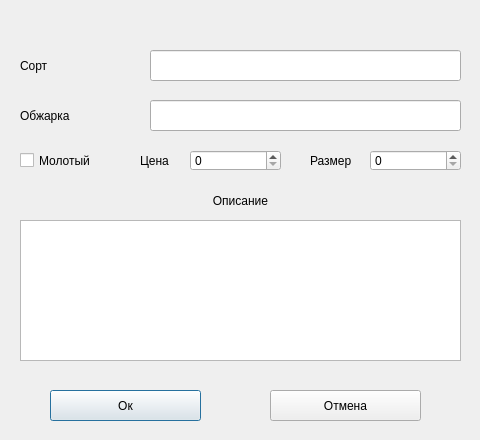
<?xml version="1.0" encoding="UTF-8"?>
<ui version="4.0">
 <class>Dialog</class>
 <widget class="QDialog" name="Dialog">
  <property name="geometry">
   <rect>
    <x>0</x>
    <y>0</y>
    <width>480</width>
    <height>440</height>
   </rect>
  </property>
  <property name="windowTitle">
   <string>Dialog</string>
  </property>
  <widget class="QLabel" name="label">
   <property name="geometry">
    <rect>
     <x>20</x>
     <y>50</y>
     <width>121</width>
     <height>31</height>
    </rect>
   </property>
   <property name="text">
    <string>Сорт</string>
   </property>
  </widget>
  <widget class="QLineEdit" name="line_edit_sort">
   <property name="geometry">
    <rect>
     <x>150</x>
     <y>50</y>
     <width>311</width>
     <height>31</height>
    </rect>
   </property>
  </widget>
  <widget class="QLabel" name="label_title">
   <property name="geometry">
    <rect>
     <x>0</x>
     <y>9</y>
     <width>481</width>
     <height>31</height>
    </rect>
   </property>
   <property name="font">
    <font>
     <pointsize>16</pointsize>
    </font>
   </property>
   <property name="text">
    <string/>
   </property>
   <property name="alignment">
    <set>Qt::AlignCenter</set>
   </property>
  </widget>
  <widget class="QLabel" name="label_2">
   <property name="geometry">
    <rect>
     <x>20</x>
     <y>100</y>
     <width>121</width>
     <height>31</height>
    </rect>
   </property>
   <property name="text">
    <string>Обжарка</string>
   </property>
  </widget>
  <widget class="QLineEdit" name="line_edit_roast">
   <property name="geometry">
    <rect>
     <x>150</x>
     <y>100</y>
     <width>311</width>
     <height>31</height>
    </rect>
   </property>
  </widget>
  <widget class="QLabel" name="label_3">
   <property name="geometry">
    <rect>
     <x>0</x>
     <y>190</y>
     <width>481</width>
     <height>21</height>
    </rect>
   </property>
   <property name="text">
    <string>Описание</string>
   </property>
   <property name="alignment">
    <set>Qt::AlignCenter</set>
   </property>
  </widget>
  <widget class="QTextEdit" name="text_edit_description">
   <property name="geometry">
    <rect>
     <x>20</x>
     <y>220</y>
     <width>441</width>
     <height>141</height>
    </rect>
   </property>
  </widget>
  <widget class="QCheckBox" name="checkbox_ground">
   <property name="geometry">
    <rect>
     <x>20</x>
     <y>150</y>
     <width>81</width>
     <height>21</height>
    </rect>
   </property>
   <property name="text">
    <string>Молотый</string>
   </property>
  </widget>
  <widget class="QSpinBox" name="spin_price">
   <property name="geometry">
    <rect>
     <x>190</x>
     <y>150</y>
     <width>91</width>
     <height>21</height>
    </rect>
   </property>
   <property name="maximum">
    <number>999999</number>
   </property>
  </widget>
  <widget class="QLabel" name="label_4">
   <property name="geometry">
    <rect>
     <x>140</x>
     <y>150</y>
     <width>41</width>
     <height>21</height>
    </rect>
   </property>
   <property name="text">
    <string>Цена</string>
   </property>
  </widget>
  <widget class="QLabel" name="label_5">
   <property name="geometry">
    <rect>
     <x>310</x>
     <y>150</y>
     <width>51</width>
     <height>21</height>
    </rect>
   </property>
   <property name="text">
    <string>Размер</string>
   </property>
  </widget>
  <widget class="QSpinBox" name="spin_size">
   <property name="geometry">
    <rect>
     <x>370</x>
     <y>150</y>
     <width>91</width>
     <height>21</height>
    </rect>
   </property>
   <property name="maximum">
    <number>9999999</number>
   </property>
  </widget>
  <widget class="QPushButton" name="button_ok">
   <property name="geometry">
    <rect>
     <x>50</x>
     <y>390</y>
     <width>151</width>
     <height>31</height>
    </rect>
   </property>
   <property name="text">
    <string>Ок</string>
   </property>
  </widget>
  <widget class="QPushButton" name="button_cancel">
   <property name="geometry">
    <rect>
     <x>270</x>
     <y>390</y>
     <width>151</width>
     <height>31</height>
    </rect>
   </property>
   <property name="text">
    <string>Отмена</string>
   </property>
  </widget>
 </widget>
 <resources/>
 <connections/>
</ui>
